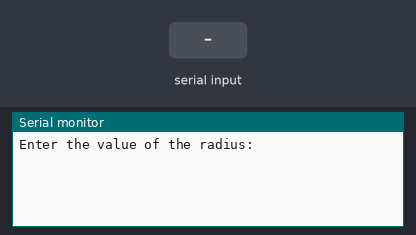
This sketch was run on a simulated Arduino Uno, built with avr-gcc and run on an emulated ATmega328P. Parts: the last lines printed to the serial monitor. The test bench sets the inputs (shaded band).

Above: at 1.2 s.
1.3 s: "90,45\n" received over Serial
At 2.2 s:
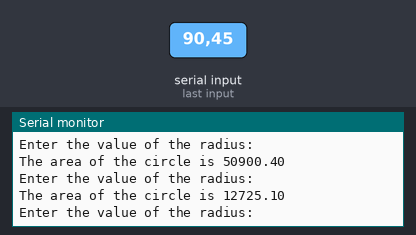
2.8 s: "30,150\n" received over Serial
At 5.2 s:
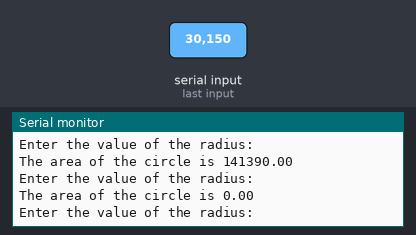
Timing chart, 0 to 6.7 s (numbered marks = the images above; inputs shaded):
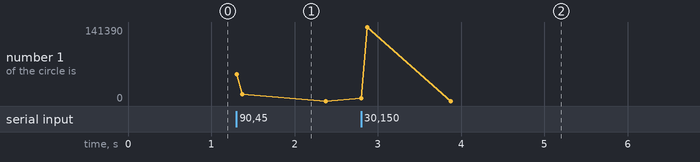

The sketch:

sketch_jun22d.ino
```cpp
float r;
float pi=3.142;
String msg1=("Enter the value of the radius:");
String msg2=("The area of the circle is ");
float Rnum;
float area;

void setup() {
  // put your setup code here, to run once:
  Serial.begin(9600);


}

void loop() {
  // put your main code here, to run repeatedly:
  Serial.println(msg1);
  while(Serial.available()==0){

  }
  Rnum=Serial.parseInt();
  area=2*pi*Rnum*Rnum;
  Serial.print(msg2);
  Serial.println(area);


}
```

Measured:
- after the input at 1.3 s, the serial monitor: prints a new line at once (image 1)
- after the input at 2.8 s, the serial monitor: prints a new line at once (image 2)
